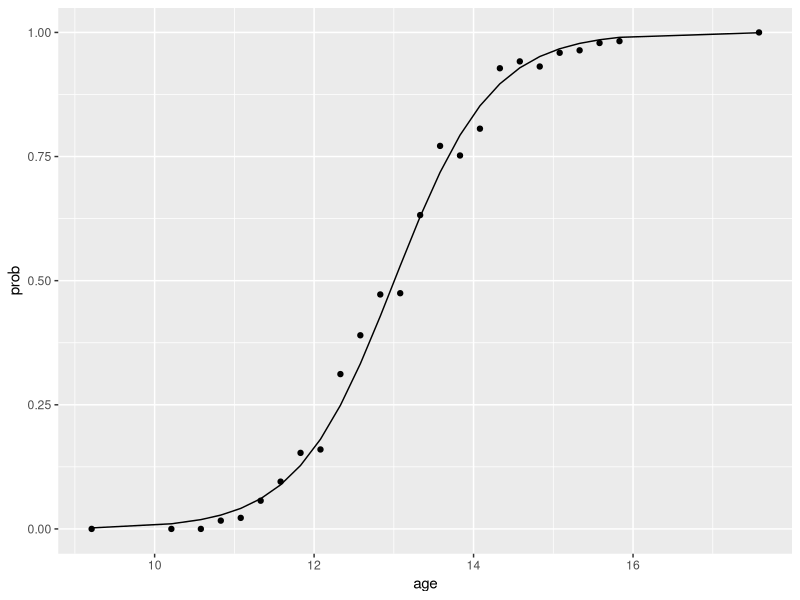

Reproduce this figure in R.
library('MASS')
data("menarche")
m <- glm(cbind(Menarche, Total - Menarche) ~ Age, family = binomial, data = menarche)
summary(m)

#predict gives the predicted value in terms of logits
plot.dat <- data.frame(prob = menarche$Menarche / menarche$Total,
                       age = menarche$Age,
                       fit = predict(m, menarche))
#convert those logit values to probabilities
plot.dat$fit_prob <- exp(plot.dat$fit) / (1 + exp(plot.dat$fit))

library(ggplot2)
ggplot(plot.dat, aes(x = age, y = prob)) +
  geom_point() +
  geom_line(aes(x = age, y = fit_prob))

